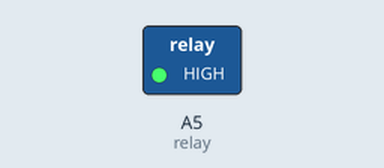
This sketch was run on a simulated Arduino Uno, built with avr-gcc and run on an emulated ATmega328P. On the bench: switched loads named in the sketch (green lamp = pin HIGH). Dashed ring = blinking.

Above: at 0.5 s.
Timing chart, 0 to 4.6 s (numbered marks = the images above):
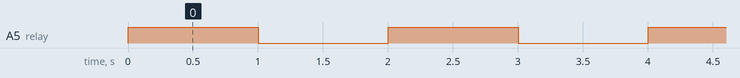

Measured:
- by itself, A5 (relay): alternates HIGH for 1.0 s and LOW for 1.0 s

The sketch:

relay.ino
```cpp
int relay = A5; // men set pin A5 sebagai relay
void setup() {
pinMode(relay, OUTPUT); // menset relay sebagai output
}
void loop() {
 digitalWrite(relay, HIGH); //menyalakan relay keadaan HIGH
delay(1000); // memberi delay selama 1 detik
digitalWrite(relay, LOW); //menyalakan relay keadaan LOW
delay(1000); // memberi delay selama 1 detik
}
```
